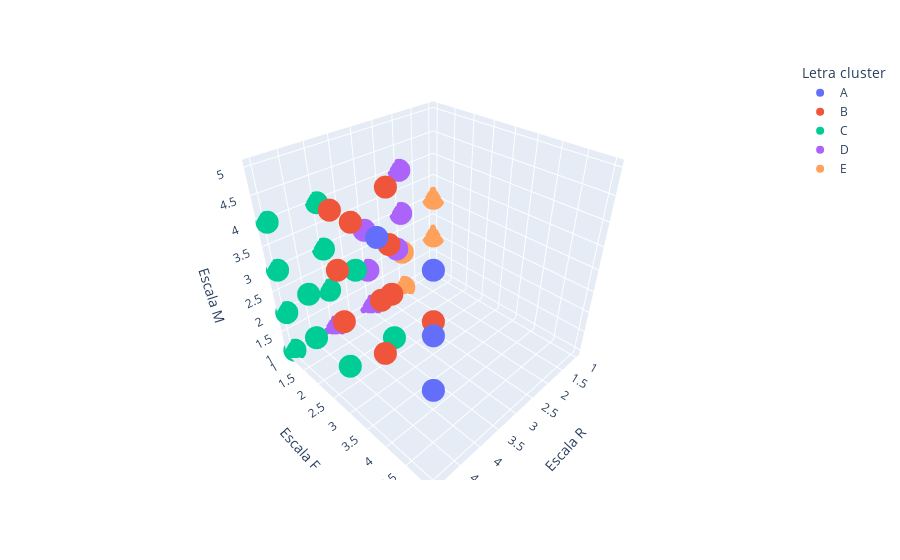

The cell this chart's notebook holds for it:
### Code cell
fig = px.scatter_3d(df_pred_km.sort_values(by= "Letra cluster"), x= "Escala R", y= "Escala F", z= "Escala M",
                    color= "Letra cluster")
fig.show()

### Figure 1 — Plotly figure (JSON) as saved in the notebook; plotly's stock layout.template omitted (floating-point values rounded to 4 significant figures)
{"data": [{"hovertemplate": "Letra cluster=A<br>Escala R=%{x}<br>Escala F=%{y}<br>Escala M=%{z}<extra></extra>", "legendgroup": "A", "marker": {"color": "#636efa", "symbol": "circle"}, "mode": "markers", "name": "A", "scene": "scene", "showlegend": true, "type": "scatter3d", "x": [5, 5, 5, 5], "y": [4, 5, 5, 5], "z": [5, 5, 4, 3]}, {"hovertemplate": "Letra cluster=B<br>Escala R=%{x}<br>Escala F=%{y}<br>Escala M=%{z}<extra></extra>", "legendgroup": "B", "marker": {"color": "#EF553B", "symbol": "circle"}, "mode": "markers", "name": "B", "scene": "scene", "showlegend": true, "type": "scatter3d", "x": [4, 4, 5, 4, 5, 5, 4, 4, 5, 3, 5, 4], "y": [3, 3, 3, 4, 4, 3, 2, 4, 3, 3, 4, 3], "z": [5, 3, 4, 4, 4, 3, 4, 3, 5, 3, 3, 4]}, {"hovertemplate": "Letra cluster=C<br>Escala R=%{x}<br>Escala F=%{y}<br>Escala M=%{z}<extra></extra>", "legendgroup": "C", "marker": {"color": "#00cc96", "symbol": "circle"}, "mode": "markers", "name": "C", "scene": "scene", "showlegend": true, "type": "scatter3d", "x": [5, 5, 4, 5, 5, 4, 4, 4, 5, 4, 5, 5], "y": [1, 1, 3, 1, 3, 2, 1, 1, 2, 1, 1, 2], "z": [4, 3, 2, 1, 2, 3, 3, 2, 2, 4, 2, 3]}, {"hovertemplate": "Letra cluster=D<br>Escala R=%{x}<br>Escala F=%{y}<br>Escala M=%{z}<extra></extra>", "legendgroup": "D", "marker": {"color": "#ab63fa", "symbol": "circle"}, "mode": "markers", "name": "D", "scene": "scene", "showlegend": true, "type": "scatter3d", "x": [3, 3, 2, 3, 3, 2, 4], "y": [1, 2, 1, 1, 1, 1, 1], "z": [3, 3, 4, 2, 1, 3, 1]}, {"hovertemplate": "Letra cluster=E<br>Escala R=%{x}<br>Escala F=%{y}<br>Escala M=%{z}<extra></extra>", "legendgroup": "E", "marker": {"color": "#FFA15A", "symbol": "circle"}, "mode": "markers", "name": "E", "scene": "scene", "showlegend": true, "type": "scatter3d", "x": [1, 1, 1, 2, 2, 2], "y": [1, 1, 1, 2, 1, 1], "z": [3, 2, 1, 2, 1, 2]}], "layout": {"legend": {"title": {"text": "Letra cluster"}, "tracegroupgap": 0}, "margin": {"t": 60}, "scene": {"domain": {"x": [0, 1], "y": [0, 1]}, "xaxis": {"title": {"text": "Escala R"}}, "yaxis": {"title": {"text": "Escala F"}}, "zaxis": {"title": {"text": "Escala M"}}}}}
